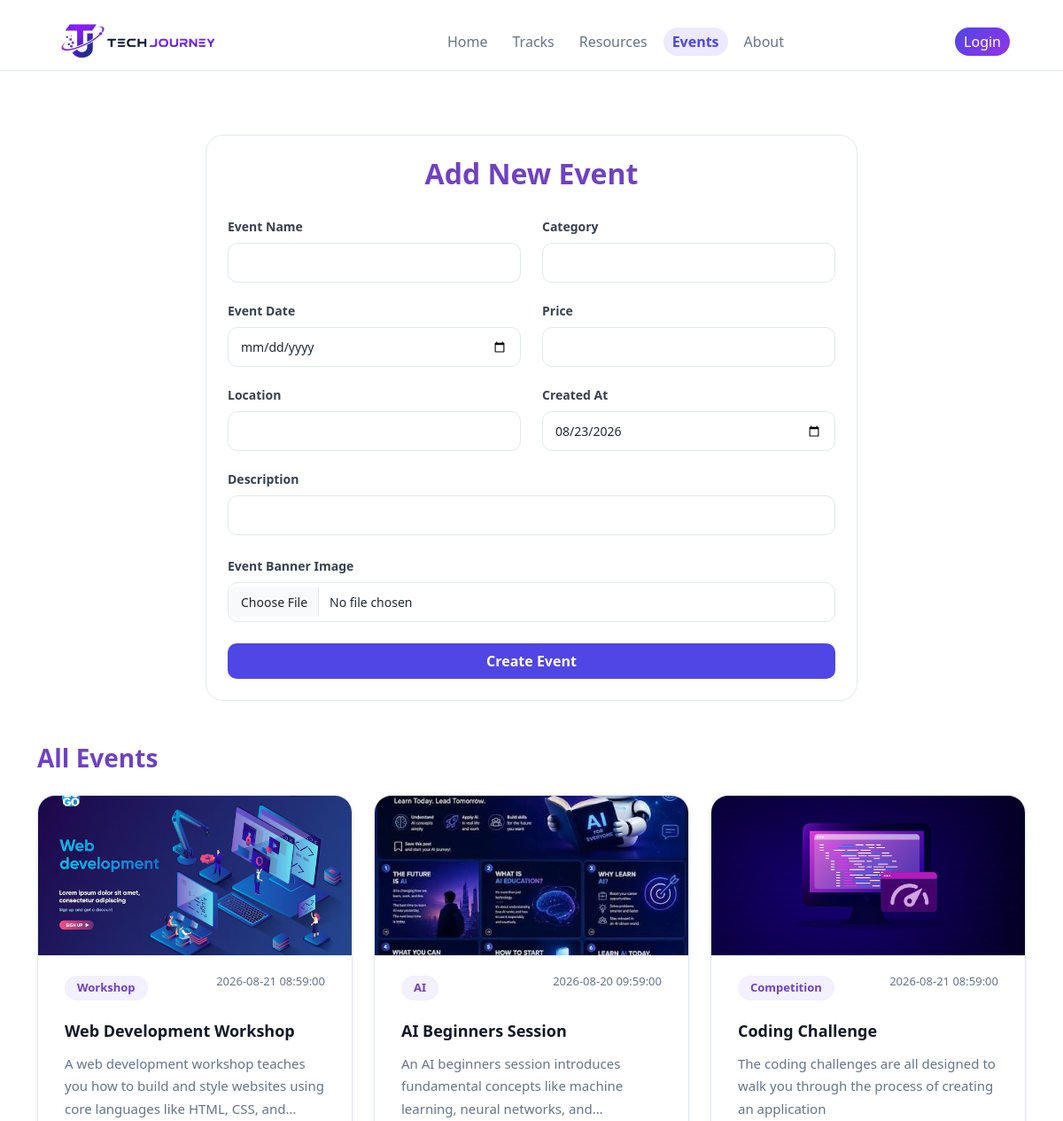
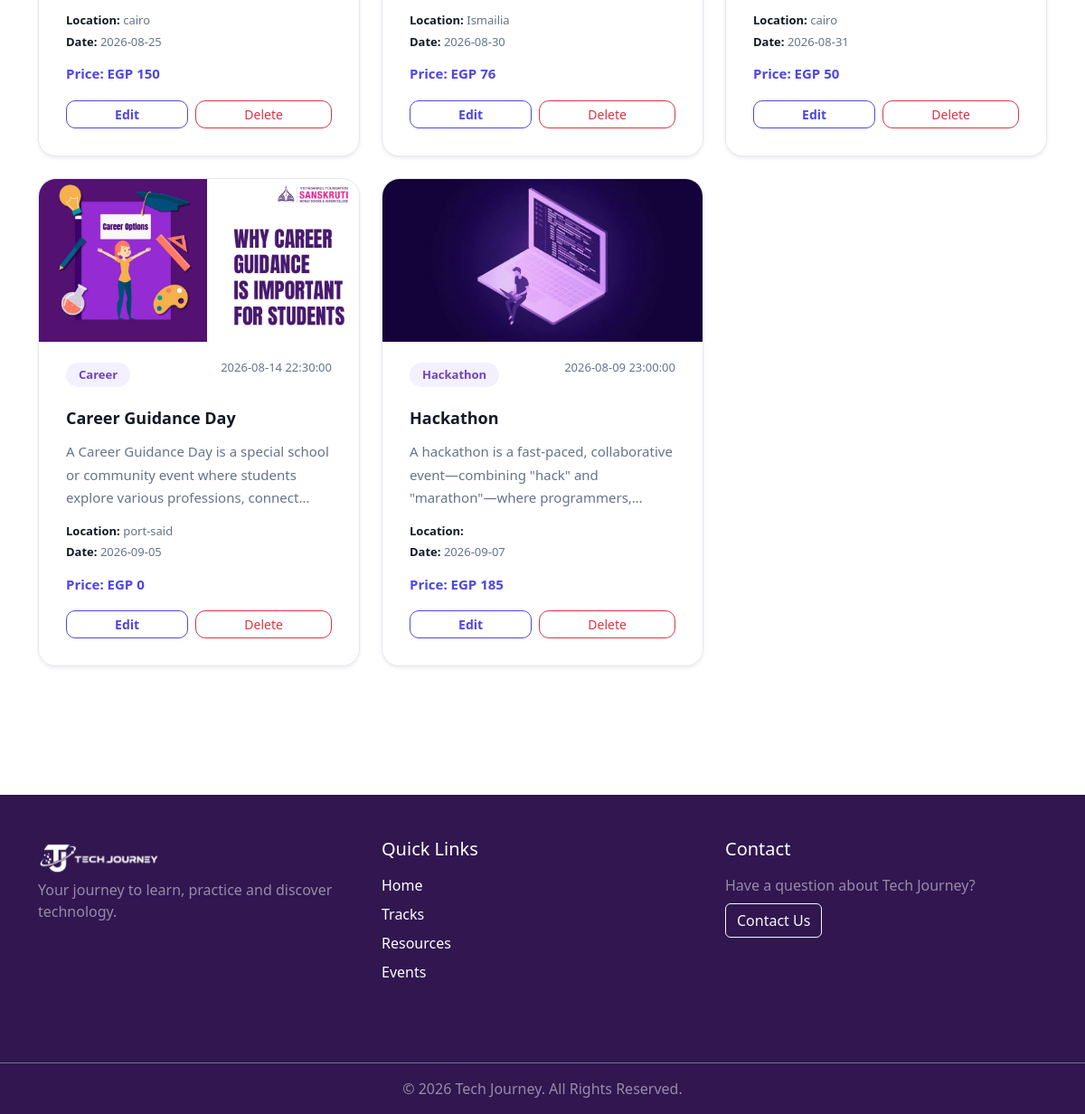
The app's page /instructors/add_events.php with its own data (2 pictures, top to bottom).
### tables this page shows
CREATE TABLE events (
    id INT AUTO_INCREMENT PRIMARY KEY,
    title VARCHAR(150) NOT NULL,
    description TEXT,
    image VARCHAR(255) DEFAULT NULL,
    event_date DATE NOT NULL,
    location VARCHAR(255),
    category VARCHAR(100),
    price INT DEFAULT 0,
    created_at TIMESTAMP DEFAULT CURRENT_TIMESTAMP,
    instructor_id INT DEFAULT NULL,
    FOREIGN KEY (instructor_id) REFERENCES users(id) ON DELETE SET NULL
);

### connect.php (called while the page is built, shortened)
<?php
class Connect
{
    private $conn;
    public function __construct()
    {
        $this->conn = mysqli_connect(
            self::host_name,
            self::user_name,
            self::password,
            self::db
        );
    }
    public function select($table):array
    {
        $rows = $this->conn->query("SELECT * FROM $table");
        if ($rows->num_rows > 0) {
            return $rows->fetch_all(MYSQLI_ASSOC);
        }
        return [];
    }
}
?>

### instructors/add_events.php (the view, shortened to what this page needs)
<?php
include_once "../includes/navbar.php";
include_once "../connect.php";
$objCon = new Connect();
$eventsList = $objCon->select("events");
?>
<div class="evt-page-wrapper container my-5">
    <div class="row justify-content-center">
        <div class="col-lg-8">
            <div class="card evt-add-form-card p-4 mb-5">
                <h2 class="text-center mb-4 fw-bold text-purple">Add New Event</h2>
                <form action="" method="post" enctype="multipart/form-data">
                    <div class="row">
                        <div class="col-md-6 mb-3">
                            <label for="event_name" class="form-label">Event Name</label>
                            <input type="text" class="form-control" id="event_name" name="title">
                        </div>
                        <div class="col-md-6 mb-3">
                            <label for="event_category" class="form-label">Category</label>
                            <input type="text" class="form-control" id="event_category" name="category">
                        </div>
                    </div>
                    <div class="row">
                        <div class="col-md-6 mb-3">
                            <label for="event_date" class="form-label">Event Date</label>
                            <input type="date" class="form-control" id="event_date" name="event_date">
                        </div>
                        <div class="col-md-6 mb-3">
                            <label for="event_price" class="form-label">Price</label>
                            <input type="number" class="form-control" id="event_price" name="price">
                        </div>
                    </div>
                    <div class="row">
                        <div class="col-md-6 mb-3">
                            <label for="event_location" class="form-label">Location</label>
                            <input type="text" class="form-control" id="event_location" name="location">
                        </div>
                        <div class="col-md-6 mb-3">
                            <label for="created_at" class="form-label">Created At</label>
                            <input type="date" class="form-control" id="created_at" name="created_at" value="<?= date('Y-m-d'); ?>">
                        </div>
                    </div>
                    <div class="mb-4">
                        <label for="description" class="form-label">Description</label>
                        <input type="text" class="form-control" id="description" name="description">
                    </div>
                    <div class="mb-4">
                        <label for="event_image" class="form-label">Event Banner Image</label>
                        <input type="file" class="form-control" id="event_image" name="image">
                    </div>
                    <button type="submit" class="btn btn-event w-100 py-2 fw-bold">
                        Create Event
                    </button>
                </form>
            </div>
        </div>
    </div>
    <h3 class="fw-bold mb-4 text-purple">All Events</h3>
    <div class="row">
        <?php foreach ($eventsList as $event) { ?>
            <div class="col-md-4 mb-4 evt-card-item">
                <div class="card form-card shadow-sm border-0 h-100">
                    <img src="../upload/<?= $event['image']; ?>"
                         alt="<?= $event['title']; ?>"
                         style="height: 180px; object-fit: cover; border-radius: 10px;"
                         class="card-img-top mb-2">
                    <div class="card-body d-flex flex-column">
                        <div class="d-flex justify-content-between align-items-center mb-2">
                            <span class="badge bg-secondary">
                                <?= $event['category']; ?>
                            </span>
                            <small class="text-muted"><?= $event['created_at']; ?></small>
                        </div>
                        <h5 class="card-title fw-bold text-dark"><?= $event['title']; ?></h5>
                        <p class="card-text text-muted small mb-2">
                            <?= $event['description']; ?>
                        </p>
                        <div class="mb-2">
                            <small class="d-block text-muted"><strong>Location:</strong> <?= $event['location']; ?></small>
                            <small class="d-block text-muted"><strong>Date:</strong> <?= $event['event_date']; ?></small>
                        </div>
                        <p class="fw-bold text-purple mb-3">Price: EGP <?= $event['price']; ?></p>
                        <div class="mt-auto d-flex gap-2">
                            <a href="edit_events.php?id=<?= $event['id']; ?>"
                               class="btn btn-outline-purple btn-sm flex-fill">
                                Edit
                            </a>
                            <form action="" method="post"
                                  class="flex-fill"
                                  onsubmit="return confirm('Are you sure you want to delete this event?');">
                                <button type="submit" class="btn btn-outline-danger btn-sm w-100">
                                    Delete
                                </button>
                            </form>
                        </div>
                    </div>
                </div>
            </div>
        <?php } ?>
    </div>
</div>
<?php
include_once "../includes/footer.php";
?>

### css/style.css (style rules this page uses)
:root { --color-primary-light: #7c3aed; --color-primary: #4f46e5; --color-primary-alt: #9333ea; --color-text-dark: #111827; --color-text-gray: #64748b; --color-text-gray-alt: #475569; --color-bg-white: #ffffff; --color-bg-light: #f8fafc; --color-bg-badge: #ede9fe; --color-bg-tag: #f1f5f9; --color-border: #e2e8f0; --color-border-hover: #7c3aed; --color-banner-1: #5122b8; --color-banner-2: #6d3de8; --color-banner-3: #8b63f3; --color-banner-text: #eee9ff; --color-banner-hover: #5727c9; --color-banner-hover-bg: #f5f3ff; --shadow-purple-light: rgba(124, 58, 237, 0.12); --shadow-purple-medium: rgba(124, 58, 237, 0.25); --shadow-banner: rgba(109, 61, 232, 0.18); --overlay-white-soft: rgba(255, 255, 255, 0.08); --gradient-primary: linear-gradient( 90deg, var(--color-primary), var(--color-primary-light) ); --gradient-title: linear-gradient( 90deg, var(--color-primary), var(--color-primary-alt) ); --gradient-icon: linear-gradient( 135deg, var(--color-primary), var(--color-primary-alt) ); --gradient-banner: linear-gradient( 120deg, var(--color-banner-1), var(--color-banner-2), var(--color-banner-3) ); }
body { margin: 0; padding: 0; }
html { scroll-behavior: smooth; }

### css/event_istructor_style.css (style rules this page uses)
.evt-page-wrapper { padding-top: 80px; padding-bottom: 70px; }
.evt-page-wrapper .text-purple { color: #6f42c1 !important; }
.evt-card-item { display: flex; height: 100%; }
.evt-card-item .form-card { width: 100%; height: 100% !important; background: var(--color-bg-white); border: 1px solid var(--color-border) !important; border-radius: 20px !important; overflow: hidden; display: flex; flex-direction: column; transition: 0.3s ease; }
.evt-card-item .card-body { flex: 1; display: flex; flex-direction: column; padding: 0 30px 30px; }
.evt-card-item .card-img-top { width: 100%; height: 220px; object-fit: cover; display: block; border-radius: 0 !important; transition: transform 0.3s ease; }
.evt-card-item .card-body { flex: 1; display: flex; flex-direction: column; padding: 0 30px 30px; background: var(--color-bg-white); }
.evt-card-item .badge.bg-secondary { margin-top: 15px; background-color: #f3f0ff !important; color: #6f42c1 !important; font-size: 13px; font-weight: 600; padding: 6px 14px; border-radius: 20px !important; display: inline-block; line-height: 1.2; border: none !important; }
.evt-card-item .card-title { margin-top: 10px; margin-bottom: 12px; color: var(--color-text-dark) !important; font-size: 18px; font-weight: 700; line-height: 1.4; }
.evt-card-item .card-text { min-height: 76px; color: var(--color-text-gray) !important; font-size: 15px; line-height: 1.7; margin-bottom: 14px; display: -webkit-box; -webkit-line-clamp: 3; -webkit-box-orient: vertical; overflow: hidden; }
.evt-card-item .card-body > .mb-2 { margin-bottom: 12px !important; }
.evt-card-item .card-body > .mb-2 small { color: var(--color-text-gray) !important; font-size: 13px; line-height: 1.8; }
.evt-card-item .card-body > .mb-2 strong { color: var(--color-text-dark); }
.evt-card-item .card-body > .text-purple { color: var(--color-primary) !important; font-size: 15px; margin-bottom: 18px !important; }
.btn-outline-danger { border-radius: 11px !important; font-weight: 600; }
.evt-page-wrapper .form-label { color: #374151; font-size: 14px; font-weight: 600; margin-bottom: 7px; }
.evt-page-wrapper .form-control, .evt-page-wrapper .form-select { border-radius: 11px !important; border: 1px solid #e2e8f0 !important; background: #ffffff; color: #1f2937; padding: 11px 14px; font-size: 14px; transition: border-color 0.2s ease, box-shadow 0.2s ease; }
.btn-outline-purple { color: var(--color-primary) !important; border: 1px solid var(--color-primary) !important; background: transparent !important; border-radius: 10px !important; font-weight: 600 !important; padding: 7px 12px; transition: 0.3s ease; }
.btn-event { background: var(--color-primary) !important; color: #ffffff !important; border: none !important; border-radius: 10px !important; padding: 11px 18px; font-size: 15px; font-weight: 600 !important; transition: 0.3s ease; }
.evt-add-form-card { background: #ffffff; border: 1px solid var(--color-border) !important; border-radius: 20px !important; padding: 35px !important; }
.evt-add-form-card h2 { margin-bottom: 30px !important; }
.evt-add-form-card .form-label { display: block; margin-bottom: 8px !important; }
.evt-add-form-card .form-control { margin-bottom: 5px; }

### records on screen
events: image (picture), category "Workshop", created_at "2026-08-21 08:59:00", title "Web Development Workshop", description "A web development workshop teaches you how to build and style websites using core languages like HTML, CSS,…", location "cairo", event_date "2026-08-25", price "150"
events: image (picture), category "AI", created_at "2026-08-20 09:59:00", title "AI Beginners Session", description "An AI beginners session introduces fundamental concepts like machine learning, neural networks,…", location "Ismailia", event_date "2026-08-30", price "76"
events: image (picture), category "Competition", created_at "2026-08-21 08:59:00", title "Coding Challenge", description "The coding challenges are all designed to walk you through the process of creating an application", location "cairo", event_date "2026-08-31", price "50"
events: image (picture), category "Career", created_at "2026-08-14 22:30:00", title "Career Guidance Day", description "A Career Guidance Day is a special school or community event where students explore various professions,…", location "port-said", event_date "2026-09-05", price "0"
events: image (picture), category "Hackathon", created_at "2026-08-09 23:00:00", title "Hackathon", description "A hackathon is a fast-paced, collaborative event—combining \"hack\" and \"marathon\"—where…", event_date "2026-09-07", price "185"
